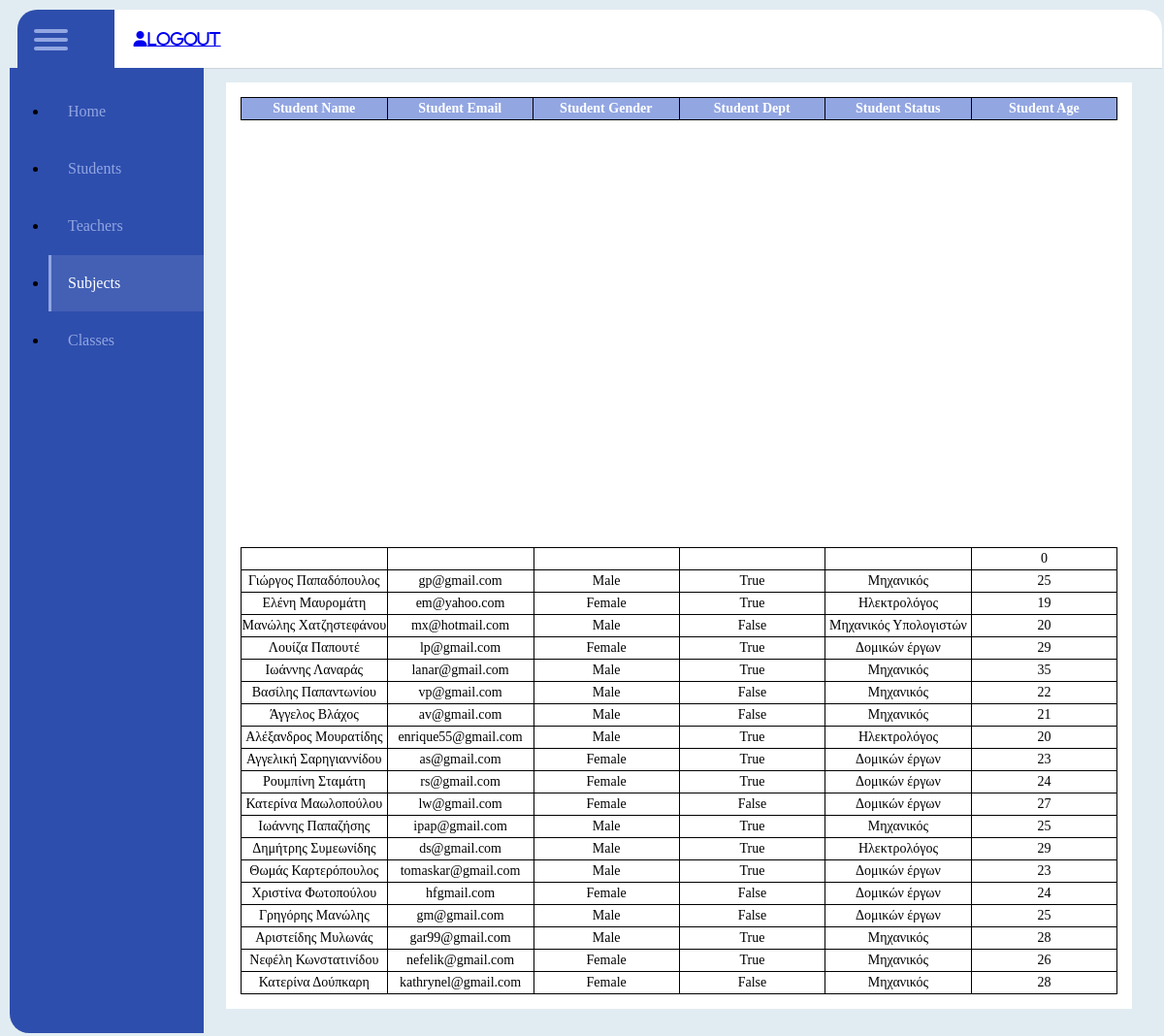
Screenshot of /SchoolSystem/students.php (signed in) with the database file from the repository.
### tables this page shows
CREATE TABLE `student_srms` (
  `student_id` int(11) NOT NULL,
  `class_id` int(11) NOT NULL,
  `subject_id` bigint(20) NOT NULL,
  `student_name` varchar(250) NOT NULL,
  `student_email` varchar(250) NOT NULL,
  `student_status` varchar(150) NOT NULL,
  `student_gender` enum('Male','Female') NOT NULL,
  `student_age` int(11) NOT NULL,
  `student_dept` enum('True','False') NOT NULL
);

### SchoolSystem/students.php (the view, shortened to what this page needs)
<?php
include ("connection.php");
?>
<!DOCTYPE html>
<html lang="en">
<head>
	<link rel="stylesheet" href="styles.css">
</head>
<body>
	<div class="wrapper">
  <div class="top_navbar">
    <div class="hamburger">
       <div class="one"></div>
       <div class="two"></div>
       <div class="three"></div>
    </div>
    <div class="top_menu">
	<a class="fas fa-user" href="logout.php" >Logout</a>
    </div>
  </div>
  <div class="sidebar">
      <ul>
        <li><a href="index2.php">
          <span class="title">Home</span></a></li>
        <li><a href="students.php">
          <span class="title">Students</span>
          </a></li>
        <li><a href="teachers.php">
          <span class="title">Teachers</span>
          </a></li>
        <li><a href="subjects.php" class="active">
          <span class="title">Subjects</span>
          </a></li>
        <li><a href="classes.php">
          <span class="title">Classes</span>
          </a></li>
    </ul>
  </div>
  <div class="main_container">
    <div class="item">
				<table>
				<tr>
						<th> Student Name</th>
						<th> Student Email</th>
						<th> Student Gender</th>
						<th> Student Dept</th>
						<th> Student Status</th>
						<th> Student Age</th>
					</tr>
				</table>
				<table class = "gfg">
					<?php
						 $query="SELECT student_name, student_email, student_gender, student_dept,student_status, student_age FROM student_srms";
						$data= mysqli_query($con,$query) or die ('error');
						if (mysqli_num_rows($data)>0){
							while($row=mysqli_fetch_assoc($data)){
								$name=$row['student_name'];
								$student_email=$row['student_email'];
								$student_gender=$row['student_gender'];
								$student_dept=$row['student_dept'];
								$student_status=$row['student_status'];
								$student_age=$row['student_age'];
							?>
							<tr>
								<td> <?php echo $name;?></td>
								<td> <?php echo $student_email;?></td>
								<td> <?php echo $student_gender;?></td>
								<td> <?php echo $student_dept;?></td>
								<td> <?php echo $student_status;?></td>
								<td> <?php echo $student_age;?></td> <br>
							</tr>
						<?php
							}
						}
						else {
							?>
							<tr>
								<td>Records Not found</td>
							</tr>
							<?php
						}
					?>
				</table>
  </div>
</div>
</body>
</html>

### SchoolSystem/styles.css (style rules this page uses)
* { margin: 0; padding: 0; list-style: none; text-decoration: none; box-sizing: border-box; font-family: 'Montserrat', sans-serif; }
body { background: #e1ecf2; }
.wrapper { margin: 10px; }
.wrapper .top_navbar { width: calc(100% - 20px); height: 60px; display: flex; position: fixed; top: 10px; }
.wrapper .top_navbar .hamburger { width: 70px; height: 100%; background: #2e4ead; padding: 15px 17px; border-top-left-radius: 20px; cursor: pointer; }
.wrapper .top_navbar .hamburger div { width: 35px; height: 4px; background: #92a6e2; margin: 5px 0; border-radius: 5px; }
.wrapper .top_navbar .top_menu { width: calc(100% - 70px); height: 100%; background: #fff; border-top-right-radius: 20px; display: flex; justify-content: space-between; align-items: center; padding: 0 20px; box-shadow: 0 1px 1px rgba(0,0,0,0.1); }
.wrapper .sidebar { position: fixed; top: 70px; left: 10px; background: #2e4ead; width: 200px; height: calc(100% - 80px); border-bottom-left-radius: 20px; transition: all 0.3s ease; }
.wrapper .sidebar ul li a { display: block; padding: 20px; color: #fff; position: relative; margin-bottom: 1px; color: #92a6e2; white-space: nowrap; }
.wrapper .sidebar ul li a:before { content: ""; position: absolute; top: 0; left: 0; width: 3px; height: 100%; background: #92a6e2; display: none; }
.wrapper .sidebar ul li a span.title { display: inline-block; }
.wrapper .sidebar ul li a:hover, .wrapper .sidebar ul li a.active { background: #4360b5; color: #fff; }
.wrapper .sidebar ul li a:hover:before, .wrapper .sidebar ul li a.active:before { display: block; }
.wrapper .main_container { width: (100% - 200px); margin-top: 70px; margin-left: 200px; padding: 15px; transition: all 0.3s ease; }
.wrapper .main_container .item { background: #fff; margin-bottom: 10px; padding: 15px; font-size: 14px; line-height: 22px; }

### SchoolSystem/students.php (style rules this page uses)
table { border-collapse: collapse; }
th { background-color:#92a6e2; Color:white; }
th, td { width:150px; text-align:center; border:1px solid black; padding:0px }
.gfg { border-collapse:collapse; border-spacing:0 15px; }

### rows the page displays
student_srms: student_age "0"
student_srms: student_name "Γιώργος Παπαδόπουλος", student_email "gp@gmail.com", student_gender "Male", student_dept "True", student_status "Μηχανικός", student_age "25"
student_srms: student_name "Ελένη Μαυρομάτη", student_email "em@yahoo.com", student_gender "Female", student_dept "True", student_status "Ηλεκτρολόγος", student_age "19"
student_srms: student_name "Μανώλης Χατζηστεφάνου", student_email "mx@hotmail.com", student_gender "Male", student_dept "False", student_status "Μηχανικός Υπολογιστών", student_age "20"
student_srms: student_name "Λουίζα Παπουτέ", student_email "lp@gmail.com", student_gender "Female", student_dept "True", student_status "Δομικών έργων", student_age "29"
student_srms: student_name "Ιωάννης Λαναράς", student_email "lanar@gmail.com", student_gender "Male", student_dept "True", student_status "Μηχανικός", student_age "35"
student_srms: student_name "Βασίλης Παπαντωνίου", student_email "vp@gmail.com", student_gender "Male", student_dept "False", student_status "Μηχανικός", student_age "22"
student_srms: student_name "Άγγελος Βλάχος", student_email "av@gmail.com", student_gender "Male", student_dept "False", student_status "Μηχανικός", student_age "21"
student_srms: student_name "Αλέξανδρος Μουρατίδης", student_email "enrique55@gmail.com", student_gender "Male", student_dept "True", student_status "Ηλεκτρολόγος", student_age "20"
student_srms: student_name "Αγγελική Σαρηγιαννίδου", student_email "as@gmail.com", student_gender "Female", student_dept "True", student_status "Δομικών έργων", student_age "23"
student_srms: student_name "Ρουμπίνη Σταμάτη", student_email "rs@gmail.com", student_gender "Female", student_dept "True", student_status "Δομικών έργων", student_age "24"
student_srms: student_name "Κατερίνα Μαωλοπούλου", student_email "lw@gmail.com", student_gender "Female", student_dept "False", student_status "Δομικών έργων", student_age "27"
student_srms: student_name "Ιωάννης Παπαζήσης", student_email "ipap@gmail.com", student_gender "Male", student_dept "True", student_status "Μηχανικός", student_age "25"
student_srms: student_name "Δημήτρης Συμεωνίδης", student_email "ds@gmail.com", student_gender "Male", student_dept "True", student_status "Ηλεκτρολόγος", student_age "29"
student_srms: student_name "Θωμάς Καρτερόπουλος", student_email "tomaskar@gmail.com", student_gender "Male", student_dept "True", student_status "Δομικών έργων", student_age "23"
student_srms: student_name "Χριστίνα Φωτοπούλου", student_email "hfgmail.com", student_gender "Female", student_dept "False", student_status "Δομικών έργων", student_age "24"
student_srms: student_name "Γρηγόρης Μανώλης", student_email "gm@gmail.com", student_gender "Male", student_dept "False", student_status "Δομικών έργων", student_age "25"
student_srms: student_name "Αριστείδης Μυλωνάς", student_email "gar99@gmail.com", student_gender "Male", student_dept "True", student_status "Μηχανικός", student_age "28"
student_srms: student_name "Νεφέλη Κωνστατινίδου", student_email "nefelik@gmail.com", student_gender "Female", student_dept "True", student_status "Μηχανικός", student_age "26"
student_srms: student_name "Κατερίνα Δούπκαρη", student_email "kathrynel@gmail.com", student_gender "Female", student_dept "False", student_status "Μηχανικός", student_age "28"
